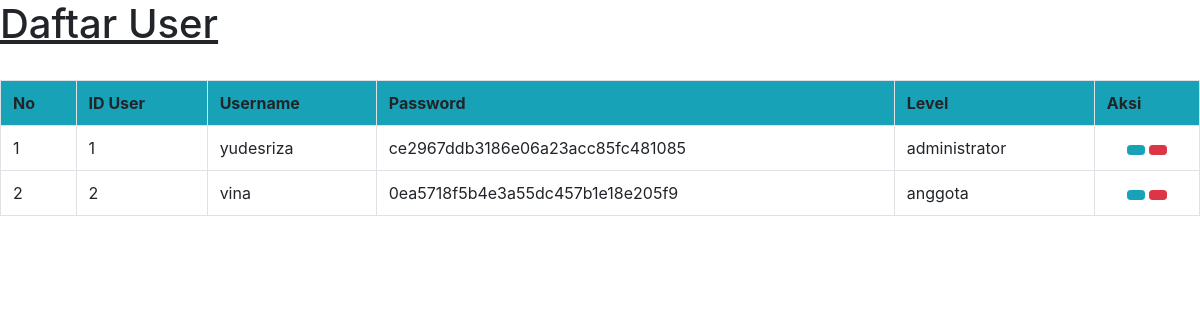
Screenshot of /user.php with the database file from the repository.
### tables this page shows
CREATE TABLE `user` (
  `id_user` int(11) NOT NULL,
  `username` varchar(30) NOT NULL,
  `password` varchar(32) NOT NULL,
  `level` varchar(20) NOT NULL
);

### user.php (the view, shortened to what this page needs)
<head>
	<link rel="stylesheet" type="text/css" href="css/bootstrap.min.css">
</head>
<?php
	$aksi=isset($_GET['aksi']) ? $_GET['aksi'] : 'list';
	switch ($aksi) {
		case 'list' :
?>
			<h1><u>Daftar User</u></h1>
			<div class="table-responsive">
				<br>
				<table id="example" class="table table-bordered table-hover">
					<tr class="bg-info">
						<th>No</th>
						<th>ID User</th>
						<th>Username</th>
						<th>Password</th>
						<th>Level</th>
						<th>Aksi</th>
					</tr>
					<?php
						$ambil = mysql_query("SELECT * FROM user");
						$no=1;
						while($data = mysql_fetch_array($ambil)){
					?>
					<tr>
						<td><?php echo $no; ?></td>
						<td><?php echo $data['id_user']; ?></td>
						<td><?php echo $data['username']; ?></td>
						<td><?php echo $data['password']; ?></td>
						<td><?php echo $data['level']; ?></td>
						<td align="center">
							<a class="btn btn-info btn-sm" href="?p=user&aksi=edit&id_ubah=<?php echo $data['id_user']?>"><span data-feather="edit"></span></a>
							<a class="btn btn-danger btn-sm" href="aksi_user.php?proses=hapus&id_hapus=<?php echo $data['id_user']?>" onclick="return confirm('Yakin akan menghapus data <?php echo $data['id_user']?>?')"><span data-feather="trash-2"></span></a>
						</td>
					</tr>
					<?php
						$no++;
						}
					?>
				</table>
			</div>
<?php
		break;
?>
<?php
	}
?>

### rows the page displays
user: id_user "1", username "yudesriza", password "ce2967ddb3186e06a23acc85fc481085", level "administrator"
user: id_user "2", username "vina", password "0ea5718f5b4e3a55dc457b1e18e205f9", level "anggota"
